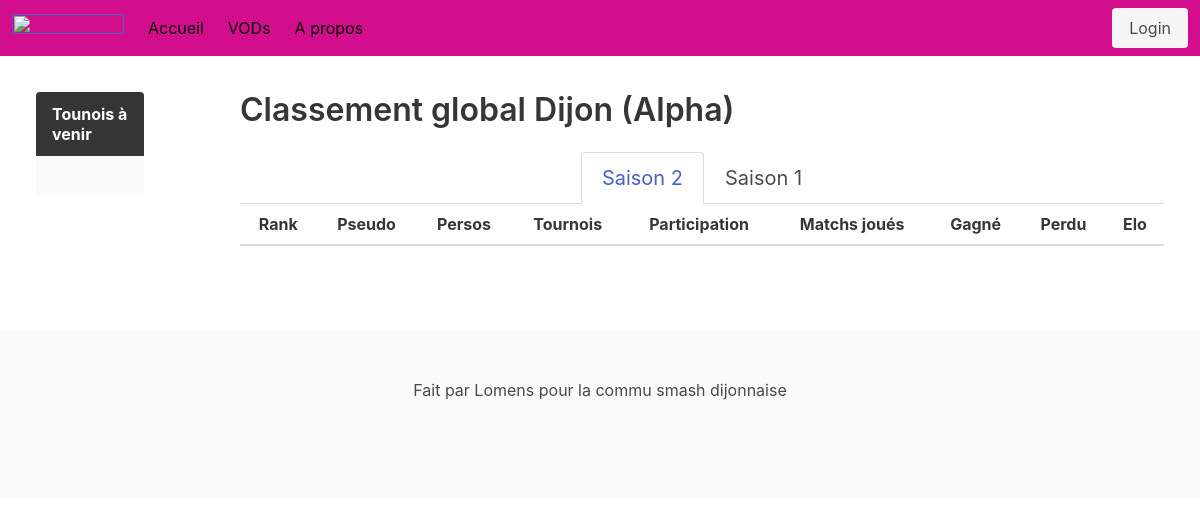
/rank/, run on the app's committed database.
### ranking/models.py (models this page shows, shortened)
class Saison(models.Model):
    start = models.DateTimeField(verbose_name="Début de la saison")
    end = models.DateTimeField(verbose_name="Fin de la saison")
    title = models.CharField(max_length=255 , default='Saison')
    prefix = models.CharField(max_length=255, default='Dijon')
    number = models.IntegerField()
    competitor = models.ManyToManyField(Competitor, through='Elo')

### ranking/views.py (the view)
# urls.py: path('', views.home, name='home'),
def home(request):
    saisons_dijon = Saison.objects.filter(prefix="Dijon").order_by('-number')
    calculated = Tournament_state.objects.get(state="Calculé")
    compet_by_saison = {}
    nb_tn_by_saison = {}
    for saison in saisons_dijon:
        compet_by_saison[f"{saison.title}{saison.number}"] = Elo.objects.filter(saison=saison).order_by('elo').reverse()
        nb_tn_by_saison[f"{saison.title}{saison.number}"] = Tournament.objects.filter(saison=saison, state=calculated).count()
    tn_coming = Tournament.objects.filter(date__gt=timezone.now()).order_by('date')
    return render(request, 'ranking/home.html', locals())

### ranking/models.py (called while the page is built)
    def __str__(self):
        if self.tag:
            return f"{self.tag} | {self.name}"
        else:
            return f"{self.name}"

### ranking/templatetags/ranking_extras.py (called while the page is built)
@register.filter
def get_key(mydict, key):
    return mydict[key]

@register.simple_tag
def divide_percent(nom , denom):
    try:
       return int((int(nom)/int(denom))*100)
    except ValueError:
       raise template.TemplateSyntaxError('Les arguments doivent nécessairement être des entiers supérieurs à 0')

### ranking/templates/ranking/home.html (shortened to what this page needs)
{% extends "base.html" %}
{% block content %}
{% load ranking_extras %}
<div class="columns">
  <section class="section column is-2" id="side-home">
    <article class="message is-dark">
      <div class="message-header">
        <p>Tounois à venir</p>
      </div>
      <div class="message-body">
      </div>
    </article>
  </section>
    <section class="section column is-10">
              <div class="container">
                <h1 class="title">
                  Classement global Dijon (Alpha)
                </h1>
                <div id="saison-tabs" class="tabs is-centered is-boxed is-medium">
                        <ul>
                              {% for saison in saisons_dijon %}
                              <li {% if forloop.counter == 1 %} class="is-active"{% endif %}>
                                <a>
                                  <span>{{ saison.title }} {{ saison.number }}</span>
                                </a>
                              </li>
                              {% endfor %}
                        </ul>
                    </div>
              </div>
              {% for key,ranking in compet_by_saison.items %}
              <div class="table-container {% if forloop.counter > 1 %} not-display{% endif %}">
              <table id="table-rank-{{ key|lower }}" class="table table-rank is-fullwidth ">
                  <thead>
                      <tr>
                          <th>Rank</th>
                          <th>Pseudo</th>
                          <th>Persos</th>
                          <th>Tournois</th>
                          <th>Participation</th>
                          <th>Matchs joués</th>
                          <th>Gagné</th>
                          <th>Perdu</th>
                          <th>Elo</th>
                      </tr>
                  </thead>
              </table>
              </div>
              {% endfor %}
    </section>
  </div>
{% endblock %}

### static/css/main.css (style rules this page uses)
body { margin : 0; }
.table-rank td, .table-rank th { text-align: center !important; }
#side-home { color : black; }

### data on the page
Saison: title "Saison", number "2"
Saison: title "Saison", number "1"
